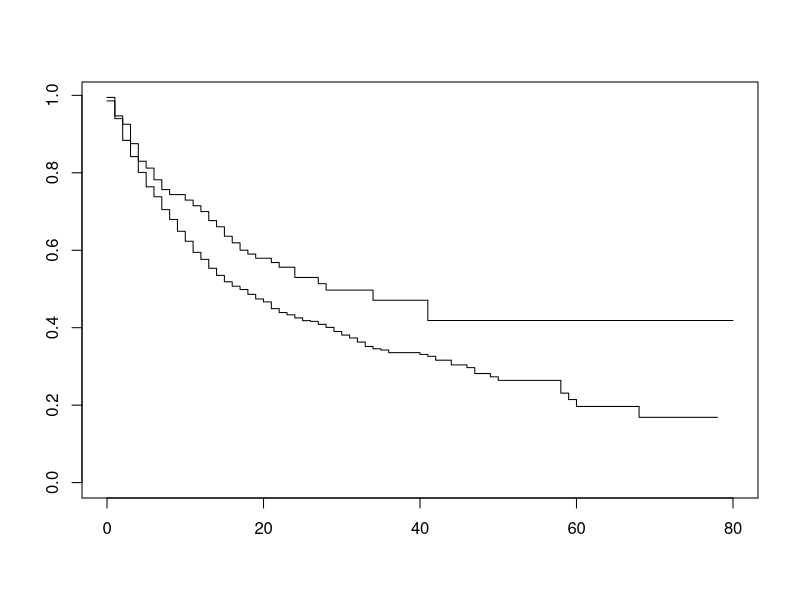
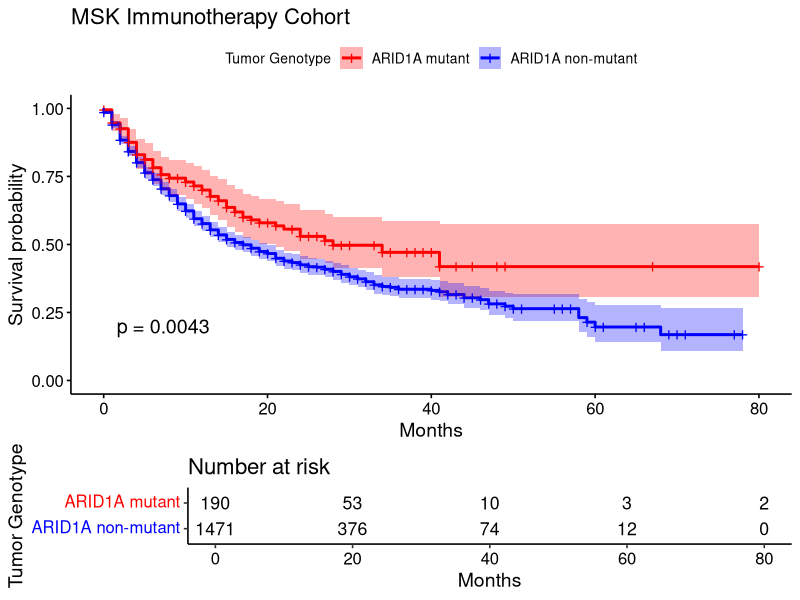
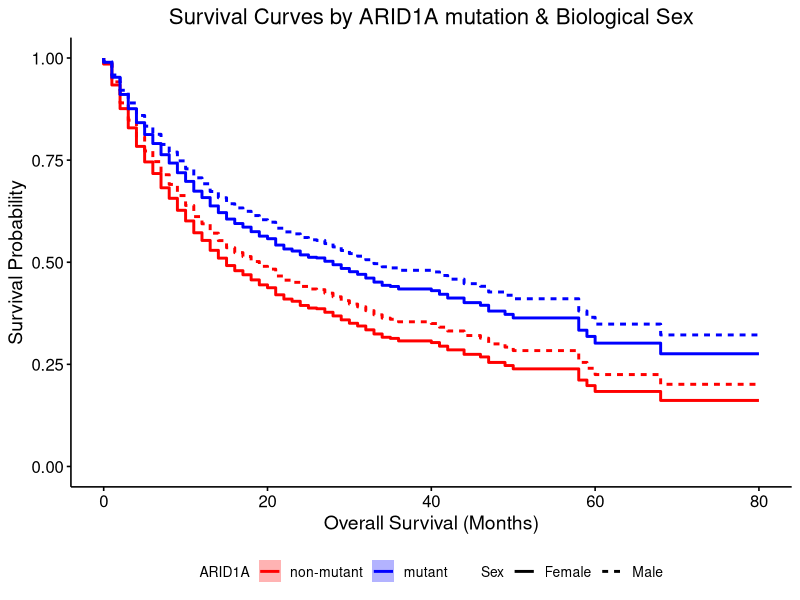
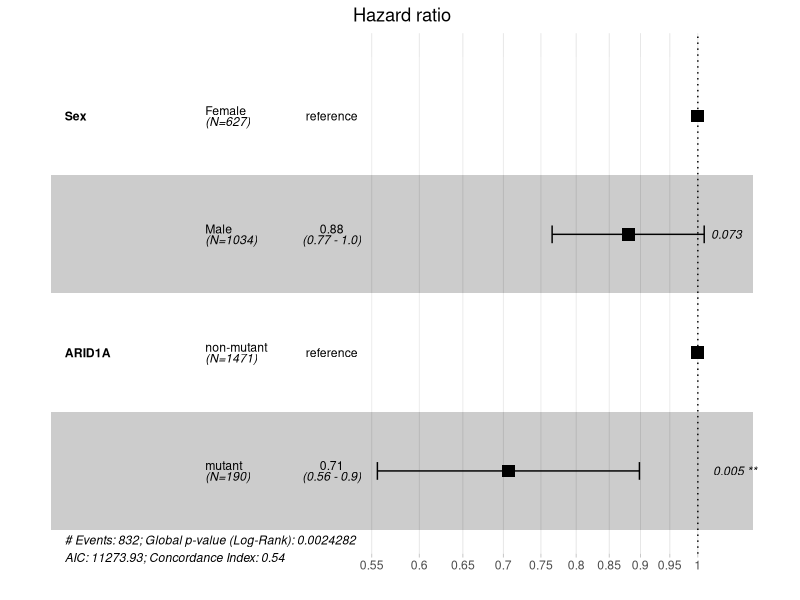

The R script that drew these images, in order:
## ---- chunk 1
knitr::opts_chunk$set(echo = TRUE)
knitr::opts_chunk$set(warning = FALSE)

## ---- chunk 2
library(survival)
library(survminer)


#To set working directory on windows machine, replace backslashes with double backslashes for R to accept our file path
wd <- r"(C:\Users\mattm\OneDrive\Desktop\GitHub_projects\Survival_analyses_with_R)"
#set our working directory (where our files are stored and outputted)
setwd(wd)

#set this as our working directory for all code chunks, not just this one.
#IGNORE if you're not using R markdown
knitr::opts_chunk$set(root.dir = wd)

#Set preference for no warnings to be given when running code chunks in R markdown
#IGNORE if you're not using R markdown
knitr::opts_chunk$set(warning = FALSE, message = FALSE) 

#read patient data from TMB MSKCC 2018 Immunotherapy study into Rstudio
survival_df <- read.delim("tmb_mskcc_2018_clinical_data.txt", header=T, sep = "\t" )
#replace single periods or double periods in column names with a single underscore
colnames(survival_df) <- gsub("\\.|\\.\\.", "_", colnames(survival_df))

head(survival_df, n=3)
dim(survival_df) #1661
length(unique(survival_df$Patient.ID)) #1661

#read in ARID1A mutant patient data
msk_arid1a <- read.delim("ARID1A_mutant_tmb_mskcc_2018_clinical_data.txt",header=T, sep = "\t")
colnames(msk_arid1a) <- gsub("\\.|\\.\\.", "_", colnames(msk_arid1a))
head(msk_arid1a, n=3)
dim(msk_arid1a) #190

## ---- chunk 3

#Pull Patient IDs for ARID1A mutant patients
msk_arid1a_id <- as.vector(msk_arid1a$Sample_ID)

#assign a new column called ARID1A and give "non-mutant" as default value. We'll add mutant values in the next step.
survival_df$ARID1A <- "non-mutant"

#assign ARID1A mutant samples with "mutant" value in ARID1A column using the patient ID to match these patients to the larger dataset
survival_df$ARID1A[survival_df$Sample_ID %in% msk_arid1a_id] <- "mutant"
table(survival_df$ARID1A)

#  Mutant Non-mutant
#. 190      1468
## ---- chunk 4

#Fit survival model using survfit() function from survival package using time (v14) and censored (v15) and specify that values of 1 are events (death).

#We also specify that we want to pull our data from the sample dataset and parse the data by values in the ARID1A column.
fit <- survfit(Surv(Overall_Survival_Months_, as.numeric(substr(Overall_Survival_Status, 1, 1))) ~ ARID1A,
  data = survival_df
)
plot(fit)

## ---- chunk 5

msk_surv <- ggsurvplot(fit, data = survival_df, palette = c("red", "blue"), title = "MSK Immunotherapy Cohort",
                       legend.title="Tumor Genotype", legend.labs=c("ARID1A mutant", "ARID1A non-mutant"), 
                       pval = TRUE, risk.table = TRUE, xlab = "Months", conf.int = TRUE)
msk_surv
## ---- chunk 6
#READ ME
#Before generating a cox model, we must convert character values in our columns representing our variables of interest to factors. Only character values need to be converted to factors, numeric values do not need to be converted to factors.
#For example, the ARID1A column character values of "non-mutant" or "mutant" must be converted to factors. 
survival_df$ARID1A <- as.factor(survival_df$ARID1A)
#The same need to convert to factors is true for the Sex column variable since the values of "Male" and "Female" are character values
survival_df$Sex <- as.factor(survival_df$Sex)

#Check levels of factors of interest
levels(survival_df$ARID1A)
levels(survival_df$Sex)


#Reorder ARID1A Factor levels so non-mutant is the reference factor for km & forest plots
new_levels <- c("non-mutant", "mutant")  # Replace with your desired order of levels
survival_df$ARID1A <- factor(survival_df$ARID1A, levels = new_levels)


# Create a cox regression model for ARID1A mutation and biological sex
cox_sex <- coxph(Surv(Overall_Survival_Months_, as.numeric(substr(Overall_Survival_Status, 1, 1))) ~ Sex + ARID1A, data = survival_df)

# Create cox data frame for possible combinations of ARID1A status and Sex status
sex_arid1a_df <- expand.grid(
  ARID1A = levels(survival_df$ARID1A),
  Sex = levels(survival_df$Sex))

#Assign arbitrary rowname values to the co-variate groupings
rownames(sex_arid1a_df) <- letters[1:4]
sex_arid1a_df

#Compute survival curves using survfit() function from survminer R package.
cxsurv <- survfit(cox_sex, data = survival_df, newdata = sex_arid1a_df, conf.type = "none")
#Check out the structure of cxsurv object
str(cxsurv)

#Make dataframe with survival curve information
surv_cxmod0 <- surv_summary(cxsurv)
head(surv_cxmod0)

#Append sex_arid1a_df rowname values to the surv_cxmod0 df
surv_cxmod <- cbind(surv_cxmod0,
                    sex_arid1a_df[as.character(surv_cxmod0$strata), ])

#Plot the survival curves for ARID1A and Sex variables
multivariate_survival <- ggsurvplot_df(surv_cxmod, linetype = "Sex"
                , color = "ARID1A",
                palette = c("red", "blue"),
                legend.title = NULL, censor = FALSE, risk.table = TRUE,
              pval = TRUE,
              conf.int = TRUE,
              legend = "bottom",
              title = "Survival Curves by ARID1A mutation & Biological Sex",
              xlab = "Overall Survival (Months)",
              ylab = "Survival Probability",
) 
multivariate_survival + theme(plot.title = element_text(hjust = 0.5))


## ---- chunk 7
#Take a look at the summary of our cox model
summary(cox_sex)
# Create a summary table of the model coefficients and their standard errors
summary_table <- summary(cox_sex)

# Extract the hazard ratios and their confidence intervals
hazard_ratios <- exp(summary_table$coefficients[, 1])
lower_ci <- exp(summary_table$coefficients[, 1] - 1.96 * summary_table$coefficients[, 2])
upper_ci <- exp(summary_table$coefficients[, 1] + 1.96 * summary_table$coefficients[, 2])

## ---- chunk 8

# Create a data frame with the variable names, hazard ratios, and confidence intervals
forest_data <- data.frame(
  Variable = row.names(summary_table$coefficients),
  HazardRatio = hazard_ratios,
  LowerCI = lower_ci,
  UpperCI = upper_ci
)

ggforest(cox_sex, data = survival_df, fontsize = 0.8)

## ---- chunk 9
print(sessionInfo())
